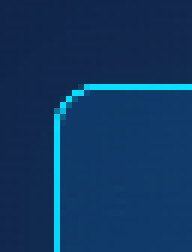
#> input picture src/weread_quiz/assets/pk_question_card.png, 32 x 42 px (shown 6 times larger)
$ python -i screen.py   (imports and definitions only)
#> lines starting #> are read from the running program, lines starting #| are printed output that depends on the picture; after the words box and inside, x2 and y2 are one past the last pixel; in counts of white or black regions, pixels touching at a corner belong together
#> further down, picture is the input picture: PIL image 32x42 RGB; mean R, G, B 16.4, 54.1, 95.2
"""PK 像素判据：题干帧差、渲染、揭示态、同题校验及三态卡片模板。"""

from __future__ import annotations

from importlib import resources
from pathlib import Path

import numpy as np
from PIL import Image

from .buttons import cyan_row_counts, find_option_buttons
from ..errors import WqError

# 题干所在的纵向区间。选项区不能算进去 —— 按钮动画噪声太大。
_STEM_BAND = (250, 345)

_STEM_X_RANGE = (40, 390)

# 二值化阈值：只把足够亮的像素算作"文字"
_STEM_WHITE = 180

_STEM_CHANGE_THRESHOLD = 20

_PROGRESS_CACHE_BAND = (248, 296)

_PROGRESS_CHANGE_THRESHOLD = 40


# [9 lines left out: function _stem_band, not called in this run]


def stem_mask(image: Image.Image) -> np.ndarray:
    """题干区二值化掩码。True 表示该像素属于白色文字。"""
    return _stem_band(image) >= _STEM_WHITE


# [26 lines left out: functions stem_change_count, progress_cache_mask, progress_cache_changed, not called in this run]


def is_new_question(before: Image.Image, after: Image.Image) -> bool:
    """after 是不是换到了下一题。"""
    return stem_change_count(before, after) > _STEM_CHANGE_THRESHOLD


# [43 lines left out: functions is_question_stable, is_same_question, is_question_screen, not called in this run]


# 比分行（「头像 0 VS 0 头像」）所在的纵向区间。它在答题卡片**上方**，
# 不属于卡片。
#
# 换题转场时答题卡片会淡出，卡片模板随之失配 —— 但比分行不动。用它
# 当「对局还在不在」的判据：结算页上整条都没有。
_SCORE_ROW_BAND = (115, 190)

# 比分面板的上、下边框是一整行青色（实测题面峰值恒为 312）。结算页那一
# 带最宽的一行只有 176 —— 那是称号六边形的边。阈值卡在中间。
_SCORE_ROW_MIN_PEAK = 240


# [11 lines left out: function has_score_row, not called in this run]


_STEM_TEXT_BAND = (296, 360)

_STEM_TEXT_MIN_PIXELS = 100


# [11 lines left out: function stem_text_pixels, not called in this run]


def has_rendered_stem(image: Image.Image) -> bool:
    """题干正文区存在文字像素时返回真；空白半渲染帧不放行。"""
    return stem_text_pixels(image) >= _STEM_TEXT_MIN_PIXELS


_OPTION_AREA = (340, 700)

_REVEAL_MIN_GREEN = 120
_REVEAL_MIN_GREEN_OVER_RED = 60

_REVEAL_FILL_THRESHOLD = 5000


# [10 lines left out: function reveal_fill_count, not called in this run]


def has_answer_reveal(image: Image.Image) -> bool:
    """这张图是不是**答后揭示态**：刚答完，正确项还没被点亮动画收走。"""
    return reveal_fill_count(image) >= _REVEAL_FILL_THRESHOLD


# 模板图的来源分辨率：卡片转角就是从这张 414×780 的真实答题页裁的。
_TEMPLATE_REF_SIZE = (414, 780)

# 搜索区域：截图里卡片左上角所在的那一块，比例坐标 (x0, y0, x1, y1)。
#
# 模板本身是 assets/pk_question_card.png —— 答题卡片左上角那一小段
# **框线转角**（参考分辨率下 x26-58 / y196-238，共 32×42 像素）。
# 它不含任何文字、不含倒计时、不含按钮，两题之间一模一样。
#
# x 从 2% 到 34%、y 从 21% 到 36% —— 覆盖卡片转角，上下左右各留了
# 余量，让转角在区域里挪动几个像素也照样能匹配上。
_TEMPLATE_REGION = (0.02, 0.21, 0.34, 0.36)

# 归一化后的区域尺寸（参考分辨率下的像素）。
_TEMPLATE_REGION_SIZE = (
    int(round((_TEMPLATE_REGION[2] - _TEMPLATE_REGION[0]) * _TEMPLATE_REF_SIZE[0])),
    int(round((_TEMPLATE_REGION[3] - _TEMPLATE_REGION[1]) * _TEMPLATE_REF_SIZE[1])),
)

# 匹配分数阈值。
#
_TEMPLATE_SCORE_THRESHOLD = 0.75

# 宽高比容差。相对参考分辨率的宽高比偏差超过这个值就判"尺寸不可信"，
# 返回 None —— 宁可不用这条判据，也别拿一个明显不同的画面硬比。
_TEMPLATE_ASPECT_TOLERANCE = 0.15

# Canny 边缘检测阈值。框线转角是细线，用边缘比用灰度更能凸显形状。
_TEMPLATE_CANNY = (80, 200)

# 解码后的模板图缓存，以及"资源不可用已提示过"的标记。
# 等待阶段每帧都会调，重复读盘既慢又会在资源缺失时刷屏。
_template_cache: Image.Image | None = None
_template_warned = False


def _resolve_template_resource() -> Path:
    """定位打包进来的卡片模板图。"""
    try:
        candidate = resources.files(__package__.rpartition(".")[0]).joinpath("assets/pk_question_card.png")
        path = Path(str(candidate))
        if path.is_file():
            return path
    except (ModuleNotFoundError, TypeError, ValueError, OSError):
        pass
    return Path(__file__).resolve().parent.parent / "assets" / "pk_question_card.png"


_TEMPLATE_RESOURCE = _resolve_template_resource()


# [25 lines left out: functions _warn_template_unavailable, _load_template_image, _template_image, not called in this run]


def _edges(image: Image.Image):
    """灰度 + Canny 边缘。"""
    import cv2  # noqa: PLC0415

    gray = cv2.cvtColor(np.asarray(image.convert("RGB")), cv2.COLOR_RGB2GRAY)
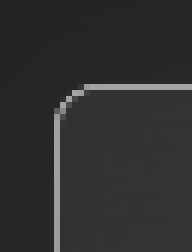
#> gray: shape (42, 32) (shown 6 times larger); min 35, max 163, mean 47.5
    return cv2.Canny(gray, _TEMPLATE_CANNY[0], _TEMPLATE_CANNY[1])
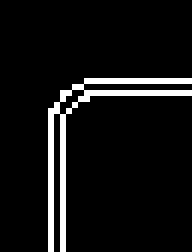
#> returned value: shape (42, 32) (shown 6 times larger); 7% white in thin lines or dots, all inside (x1, y1, x2, y2) = (8, 13, 32, 42)


# [48 lines left out: functions _template_score, looks_like_question_template, not called in this run]

>>> from PIL import Image
>>> picture = Image.open('../assets/pk_question_card.png')
>>> result = _edges(picture)
